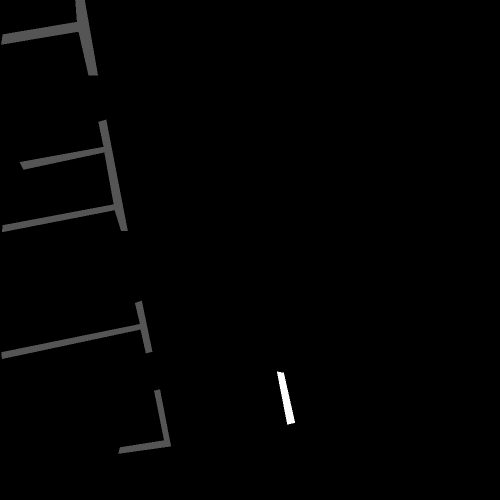
#> input picture data/pano004220.png, 1000 x 1000 px (shown at 1/2 size)
$ python modify_parklot.py
#> lines starting #> are read from the running program, lines starting #| are printed output that depends on the picture; after the words box and inside, x2 and y2 are one past the last pixel; in counts of white or black regions, pixels touching at a corner belong together
### image_shape_change.py
# -*- coding: utf-8 -*-
"""
Created on Thu Oct 16 13:47:58 2025

@author: guweihua
"""

import cv2
import numpy as np

def apply_distortion(image, grid_size=10, max_shift=10):
    """
    对图像应用局部随机扭曲效果
    :param image: 输入图像 (numpy array)
    :param grid_size: 网格大小（每块的像素尺寸）
    :param max_shift: 最大随机偏移量（控制扭曲强度）
    :return: 扭曲后的图像
    """
    h, w = image.shape[:2]
    distorted = np.zeros_like(image)

    # 创建输出图像的坐标网格
    for y in range(0, h, grid_size):
        for x in range(0, w, grid_size):
            # 定义当前块的区域
            y_end = min(y + grid_size, h)
            x_end = min(x + grid_size, w)

            # 随机偏移（模拟扭曲）
            dx = np.random.randint(-max_shift, max_shift)
            dy = np.random.randint(-max_shift, max_shift)

            # 新位置（带边界检查）
            new_y = y + dy
            new_x = x + dx
            new_y_end = new_y + (y_end - y)
            new_x_end = new_x + (x_end - x)

            # 裁剪新位置到图像范围内
            src = image[y:y_end, x:x_end]

            # 计算在目标图像中的有效区域
            dest_y_start = max(new_y, 0)
            dest_y_end = min(new_y_end, h)
            dest_x_start = max(new_x, 0)
            dest_x_end = min(new_x_end, w)

            # 对应源图像中要复制的区域（考虑裁剪）
            src_y_start = dest_y_start - new_y + (y - y)
            src_y_end = src_y_start + (dest_y_end - dest_y_start)
            src_x_start = dest_x_start - new_x + (x - x)
            src_x_end = src_x_start + (dest_x_end - dest_x_start)

            if src_y_end > src_y_start and src_x_end > src_x_start:
                distorted[dest_y_start:dest_y_end, dest_x_start:dest_x_end] = \
                    src[src_y_start:src_y_end, src_x_start:src_x_end]

    return distorted

def apply_distortion_fast(image):
    h_i, w_i = image.shape[:2]


    h = h_i
    w = w_i
    distorted = np.zeros_like(image)
    dx_map = np.random.randn(h, w) * 5
    dy_map = np.random.randn(h, w) *5
    map_x = (np.arange(w) + dx_map).astype(np.float32)

    map_y = (np.arange(h)[:, None] + dy_map).astype(np.float32)


    #map_x = cv2.resize(map_x, (h_i,w_i))
    #map_y = cv2.resize(map_y, (h_i,w_i))

    distorted = cv2.remap(image, map_x, map_y, cv2.INTER_LINEAR)
    return distorted


# [31 lines left out: function apply_wavy_squeeze, not called in this run]

def apply_wavy_squeeze_fast(image, wave_amp=2, wave_freq=0.01, squeeze_strength=0.3):
    """
    应用波浪形挤压效果
    :param image: 输入图像 (H x W x C)
    :param wave_amp: 波浪振幅（控制波浪高度）
    :param wave_freq: 波浪频率（控制波浪密度，值越大波越多）
    :param squeeze_strength: 挤压强度（控制整体挤压程度，0~1）
    :return: 扭曲后的图像
    """
    h, w = image.shape[:2]


    # 生成波浪形坐标映射
    y_coords, x_coords = np.mgrid[0:h, 0:w]
    x_map = x_coords + wave_amp * np.sin(2 * np.pi * wave_freq * y_coords)
    y_map = y_coords + wave_amp * np.sin(2 * np.pi * wave_freq * x_coords)
    x_map = x_map.astype(np.float32)
    y_map = y_map.astype(np.float32)

    # 使用 remap 重映射图像
    distorted = cv2.remap(image, x_map, y_map, interpolation=cv2.INTER_LINEAR,
                          borderMode=cv2.BORDER_REFLECT)  # BORDER_REFLECT 减少黑边

    return distorted


# [21 lines left out: function apply_pinch, not called in this run]

# 主程序
# [26 lines that do not run on import are left out]

### image_color_change.py
import cv2


def change_slot_color(image):


    brightness = -80
    bright_image = cv2.convertScaleAbs(image, alpha=1, beta=brightness)

    return bright_image


### image_composting.py
# -*- coding: utf-8 -*-
"""
Created on Thu Oct 16 13:39:29 2025

@author: guweihua
"""

import cv2
import numpy as np
import matplotlib.pyplot as plt


def parklot_compose_posion(forground, background,  forground_position, mask):

    for_mask = np.ones_like(background) * 255
    for_mask = for_mask.astype(np.uint8)

    #mask_2 = cv2.dilate(mask, kernel, iterations=6).copy()

    blended_image = cv2.seamlessClone(forground, background, for_mask, forground_position, cv2.MIXED_CLONE)
    old_mask = 1
    if old_mask:
        kernel = np.ones((4, 4), np.uint8)
        #alpha = cv2.dilate(mask, kernel, iterations=4) / 255
        alpha = mask / 255
        alpha = cv2.GaussianBlur(alpha , (3, 3), 0)

        #
        if alpha.ndim == 2:
            alpha = np.expand_dims(alpha, axis=2)


        blended_image = alpha * blended_image * 0.8 + (1 - alpha) * background

    blended_image1 = blended_image.astype(np.uint8)

    return blended_image1

# [12 lines left out: function parklot_compose_alpha, not called in this run]

# [12 lines that do not run on import are left out]

### modify_parklot.py
# -*- coding: utf-8 -*-
"""
Created on Thu Oct 16 15:55:16 2025

@author: guweihua
"""

import random
import cv2
from image_shape_change import apply_distortion_fast, apply_wavy_squeeze_fast, apply_distortion
from image_composting import parklot_compose_posion, parklot_compose_alpha
from image_color_change import change_slot_color
import numpy as np
import matplotlib.pyplot as plt


slot_colors = [(0, 255, 255),  #yellow
              (255,255,255)   #white
              ]
shape_pipelines = {
    'bigger': 0,      #[0,1,2],
    'distort':  1  ,    #[0,1]
    'noise':   0,      #[0,1],
    }


#we give full pipe here, but can change to random.

def modify_slot_psv(img, mask):

    slot_color = np.array(slot_colors[0] )


    slot_mask = mask.copy()

    slot_shape = mask.copy()


    slot_shape[slot_shape == 3]  = 0
    slot_shape[slot_shape == 2]  = 0
    slot_mask[slot_mask == 3]  = 0
    slot_mask[slot_mask == 2]  = 0
    for shape_pipeline,value in shape_pipelines.items():
        if shape_pipeline == 'bigger':
            if value == 1:
                kernel = np.ones((4, 4), np.uint8)
                slot_shape = cv2.dilate(slot_mask, kernel, iterations=4)
                slot_mask = cv2.dilate(slot_mask, kernel, iterations=4)
            elif value == 2:
                kernel = np.ones((4, 4), np.uint8)
                slot_shape = cv2.erode(slot_mask, kernel, iterations=4)
                slot_mask = cv2.erode(slot_mask, kernel, iterations=4)

        if shape_pipeline == 'distort':
            slot_shape = apply_wavy_squeeze_fast(slot_shape)
            slot_mask = apply_wavy_squeeze_fast(slot_mask)


        if shape_pipeline == 'noise':

            slot_mask_noise = apply_distortion_fast(slot_mask)
            slot_mask_noise = apply_distortion(slot_mask_noise)


    slot_withcolor = slot_color * slot_shape
    slot_withcolor = slot_withcolor.astype(np.uint8)
    slot_withcolor = change_slot_color(slot_withcolor)


    background = img
    forground = slot_withcolor

    background_center = (int(img.shape[0] // 2) , int(img.shape[1] // 2))
    forground_position = background_center


    result_img = parklot_compose_posion(forground, background, background_center, slot_mask_noise[:,:,0] *255 )
    #result_img = parklot_compose_alpha(forground, background, slot_mask_noise[:,:,0] *255 )
    #different way of blend parklot.


    result_img = slot_mask * result_img + (1 - slot_mask) * background
    mask[mask == 1] = 0
    new_mask = mask + slot_mask

    return result_img, new_mask


if __name__ == "__main__":

    mask = cv2.imread('data/pano004220.png')
#> mask is the input picture: shape (1000, 1000, 3); min 0, max 3, mean 0.0275
    img = cv2.imread('data/pano004220oimage.jpg')
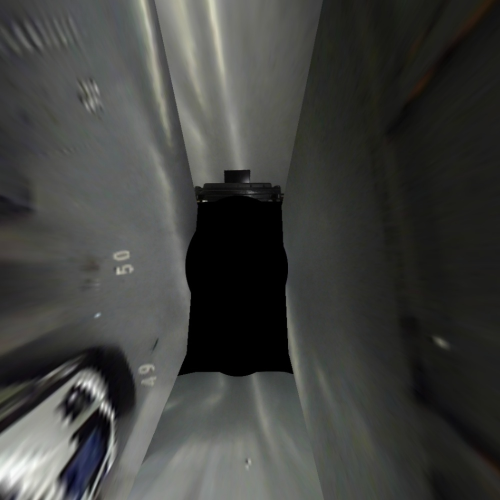
#> input picture data/pano004220oimage.jpg, 1000 x 1000 px (shown at 1/2 size)
#> img is the input picture: shape (1000, 1000, 3); mean B, G, R 62.7, 65.4, 64.4
    result_img, new_mask = modify_slot_psv(img, mask)
#> in modify_slot_psv, `slot_shape[slot_shape == 3]  = 0`:
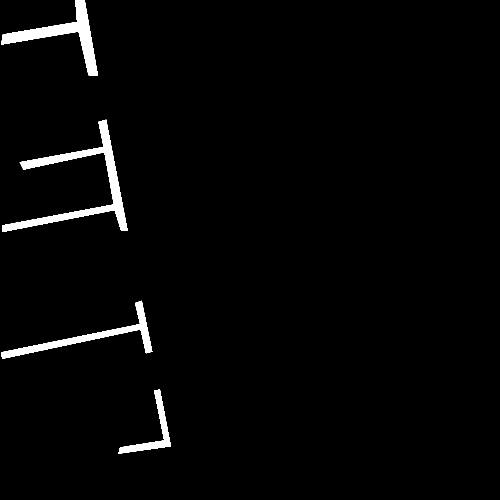
#> slot_shape: shape (1000, 1000, 3) (shown at 1/2 size); values 0 (black) and 1 (white), 2.3% white; 4 white regions, box (x1, y1, x2, y2) and area: (4, 239, 256, 464) 8986, (2, 0, 196, 151) 6346, (3, 601, 305, 718) 4963, (237, 779, 342, 908) 2588
#> in parklot_compose_posion, `alpha = mask / 255`: alpha: shape (1000, 1000) float64; values 0 (black) and 1 (white), 1.5% white in thin lines or dots, all inside (x1, y1, x2, y2) = (0, 0, 351, 920)
#> in parklot_compose_posion, `alpha = cv2.GaussianBlur(alpha , (3, 3), 0)`:
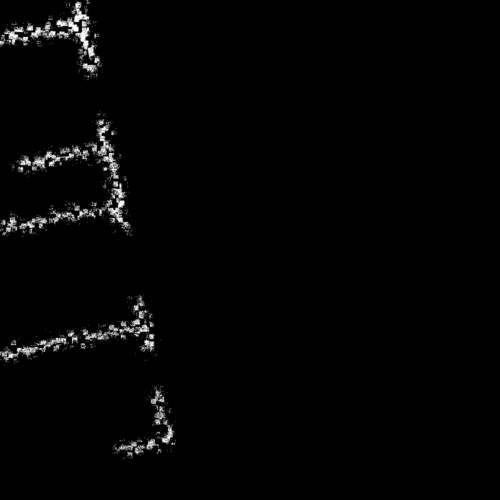
#> alpha: shape (1000, 1000) float64 (shown at 1/2 size); min 0, max 1, mean 0.0153
#> in modify_slot_psv, `mask[mask == 1] = 0`:
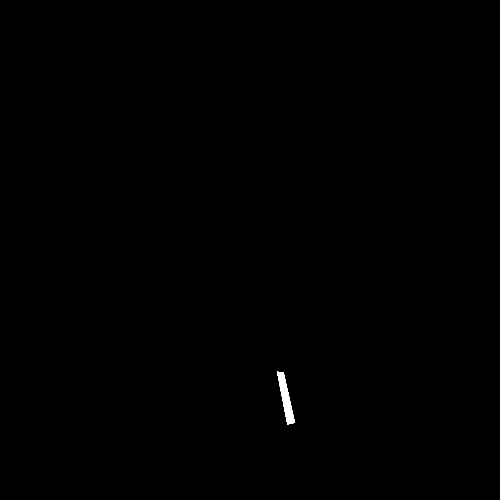
#> mask: shape (1000, 1000, 3) (shown at 1/2 size); values 0 (black) and 3 (white), 0.16% white; 1 white region, box (x1, y1, x2, y2) and area: (554, 743, 590, 849) 1554
    cv2.imwrite('result/result_img1.jpg',result_img)
    cv2.imwrite('result/result_mask1.png', new_mask)

    mask = cv2.imread('data/multi_slotmask.png')
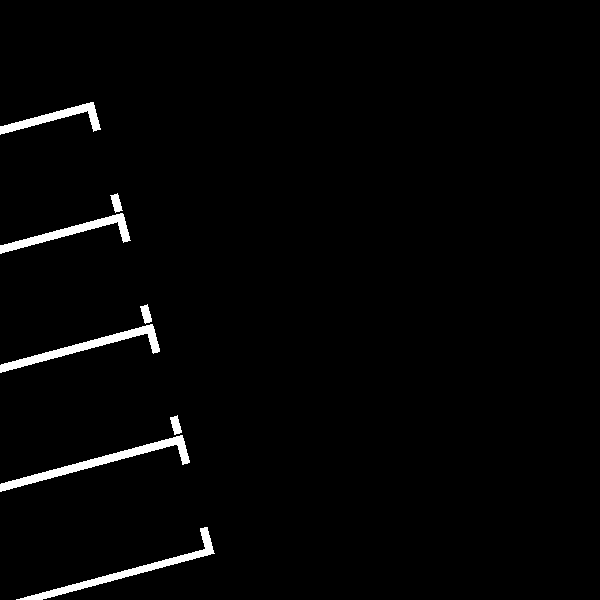
#> input picture data/multi_slotmask.png, 600 x 600 px
#> mask is the input picture: shape (600, 600, 3); values 0 (black) and 1 (white), 2% white; 8 white regions, largest, box (x1, y1, x2, y2) and area: (0, 435, 190, 492) 1697, (16, 527, 215, 600) 1521, (0, 324, 160, 373) 1449
    img = cv2.imread('data/20161102-161oimage.jpg')
    result_img, new_mask = modify_slot_psv(img, mask)
#> in modify_slot_psv (call 2), `slot_withcolor = slot_color * slot_shape`:
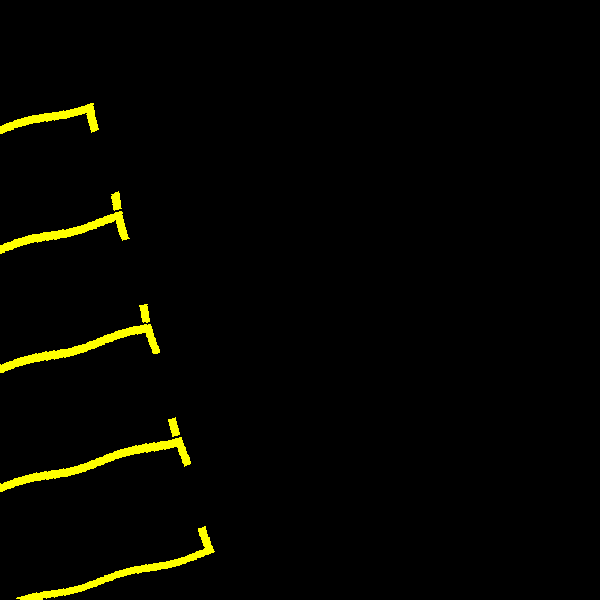
#> slot_withcolor: shape (600, 600, 3) int64; mean B, G, R 0, 5.2, 5.2
#> in change_slot_color (call 2), `bright_image = cv2.convertScaleAbs(image, alpha=1, beta=brightness)`:
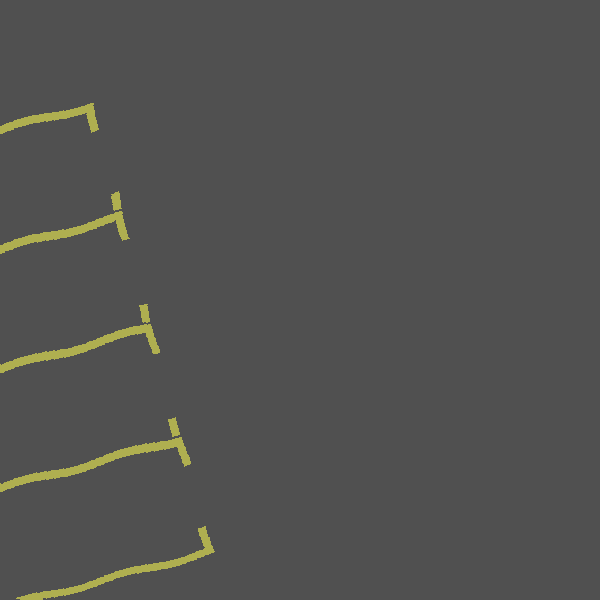
#> bright_image: shape (600, 600, 3); mean B, G, R 80, 81.9, 81.9
#> (the run stopped early here; a loop or call above may not have finished)
